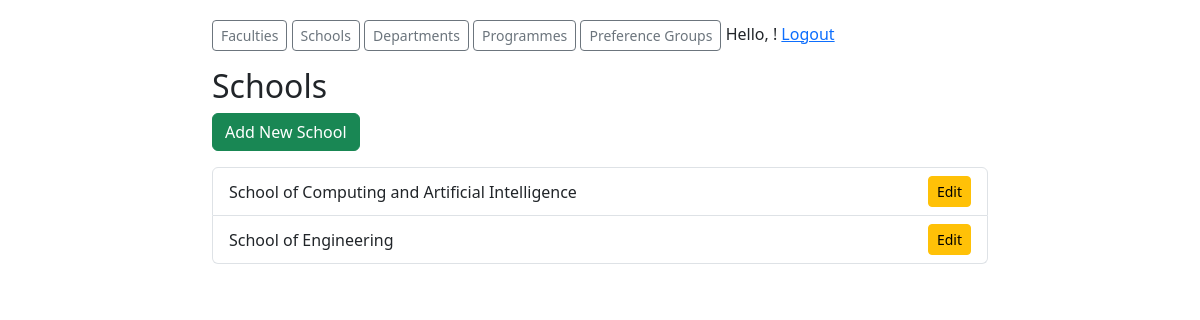
Before: /academics-admin/schools/ (signed in) with the older database file.
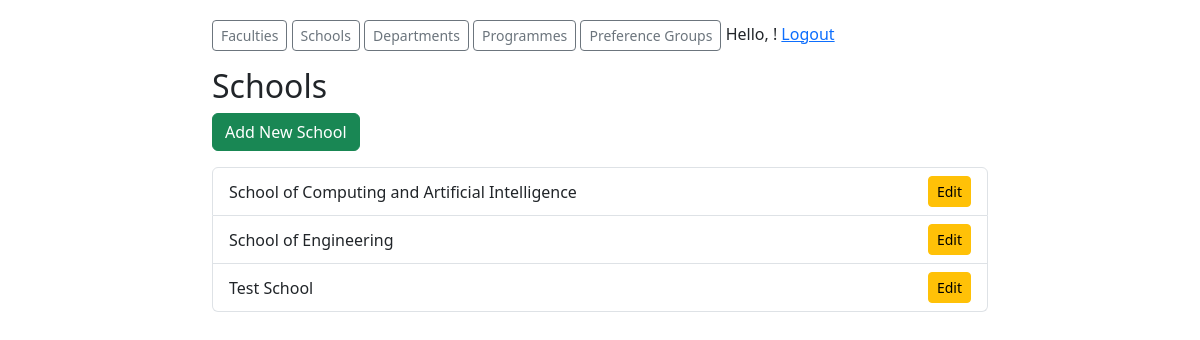
After: the same page with the newer database file.
### academics/models.py (models this page shows, shortened)
class School(models.Model):
    name = models.CharField(max_length=100)
    faculty = models.ForeignKey(Faculty, on_delete=models.CASCADE, related_name='schools', null=True, blank=True)

### academics/views.py (the view)
# urls.py: path('schools/', views.SchoolListView.as_view(), name='school_list'),
class SchoolListView(CoordinatorRequiredMixin, ListView):
    model = School
    template_name = 'academics/school_list.html'
    context_object_name = 'schools'

### academics/mixins.py (called while the page is built)
    def test_func(self):
        return self.request.user.is_authenticated and \
               self.request.user.groups.filter(name='Coordinator').exists()

### templates/academics/school_list.html (shortened to what this page needs)
{% extends "academics/base_academics.html" %}
{% block content %}
    <h2>Schools</h2>
    <a href="{% url 'academics:school_add' %}" class="btn btn-success mb-3">Add New School</a>
    {% if schools %}
        <ul class="list-group">
            {% for school in schools %}
                <li class="list-group-item d-flex justify-content-between align-items-center">
                    {{ school.name }}
                    <a href="{% url 'academics:school_edit' school.pk %}" class="btn btn-sm btn-warning">Edit</a>
                </li>
            {% endfor %}
        </ul>
    {% else %}
        <p>No schools found.</p>
    {% endif %}
{% endblock %}

Changed rows visible on the page:
added School: name "Test School"
